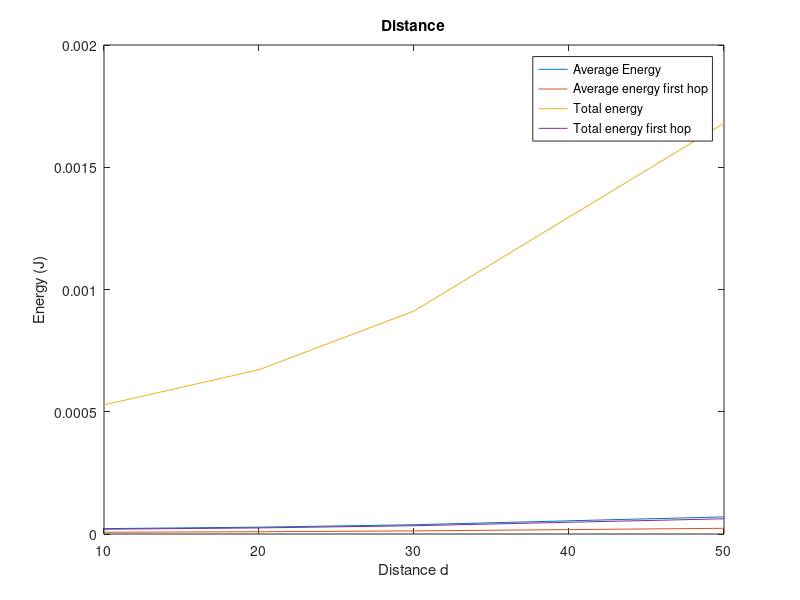
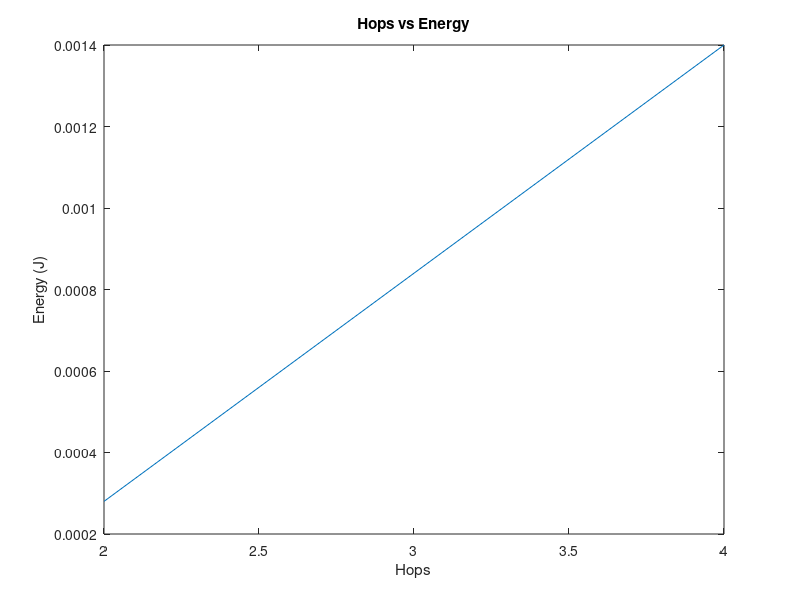

These figures' MATLAB source, in order:
% row -> hops, columns -> distance
dis = [10,20,30,50];
num_hops = 4;
num_nodes = 8;

Eelec = 50*1e-9;
Eda = 0; %5*1e-9;
Eamp = 100*1e-12;
k = 25*8;

trans_energy = zeros(4,8);
rec_energy = zeros(4,8);
tot_energy = zeros(4,8);

toenk = zeros(4,3,8);

average_energy_k = zeros(4,1);
average_energy_first_hop_k = zeros(4,1);
tot_energy_k = zeros(4,1);
tot_energy_fh_k = zeros(4,1);

for ck = 1:4
    k = 25*8;
    d = dis(ck);
    for hops = num_hops:-1:2
        for nodes = 1:num_nodes
            if hops == 2
            if nodes > 4    
            trans_energy(hops,nodes) = 0; % Etx(k,d)
            rec_energy(hops,nodes) = 0;
            tot_energy(hops, nodes) = 0;
            toenk(ck,hops,nodes) = 0;
            end
            if nodes <= 4    
            trans_energy(hops,nodes) = k*(Eelec+Eda+Eamp*d^2); % Etx(k,d)
            rec_energy(hops,nodes) = Eelec*k;
            tot_energy(hops, nodes) = trans_energy(hops,nodes) + rec_energy(hops,nodes);
            toenk(ck,hops,nodes) = tot_energy(hops, nodes);
            end
            end
            if hops ~= 2
            trans_energy(hops,nodes) = k*(Eelec+Eda+Eamp*d^2); % Etx(k,d)
            rec_energy(hops,nodes) = Eelec*k;
            tot_energy(hops, nodes) = trans_energy(hops,nodes) + rec_energy(hops,nodes);
            toenk(ck,hops,nodes) = tot_energy(hops, nodes);
            end
        end
        k = k*(5-hops);
    end
average_energy_k(ck) = sum(sum(tot_energy))/((num_hops-1)*num_nodes);
average_energy_first_hop_k(ck) = sum(sum(tot_energy(2,:)))/(3*num_nodes);
disp('Average energy: ');
disp(average_energy_k(ck));
disp('Average energy first hop: ');
disp(average_energy_first_hop_k(ck));
disp('Total energy: ');
tot_energy_k(ck) = sum(sum(tot_energy));
disp(tot_energy_k(ck));
tot_energy_fh_k(ck) = sum(sum(tot_energy(2,:)))/3;
disp('Total energy first hop: ');
disp(tot_energy_fh_k(ck));
end


figure(1);
plot(dis,average_energy_k);
hold on,
plot(dis,average_energy_first_hop_k);
hold on,
plot(dis,tot_energy_k);
hold on,
plot(dis,tot_energy_fh_k*(1/3));
xlabel('Distance d');
ylabel('Energy (J)');
title('Distance');
legend('Average Energy','Average energy first hop','Total energy', 'Total energy first hop');
tot_energy(2,:) = tot_energy(2,:)/2;
hop_energy = [sum(tot_energy(2,:)),sum(tot_energy(2,:)) + sum(tot_energy(3,:)),...
    sum(tot_energy(2,:))+sum(tot_energy(4,:))+sum(tot_energy(3,:))];

disp('Hop by Hop energy');
disp(hop_energy);
figure(2);
plot([2,3,4],hop_energy);
xlabel('Hops');
ylabel('Energy (J)');
title('Hops vs Energy');